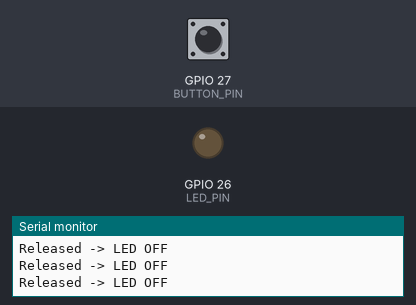
Recording of a sketch running on a simulated ESP32. On the bench: output pins drawn as LEDs (lit = HIGH), the last lines printed to the serial monitor. The test bench sets the inputs (shaded band); at power-on: GPIO 27 (BUTTON_PIN) HIGH.

Above: at 1.2 s.
1.3 s: GPIO 27 (BUTTON_PIN) pulled LOW for 0.15 s
At 1.4 s:
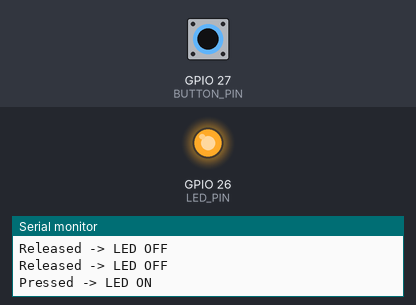
3.0 s: GPIO 27 (BUTTON_PIN) pulled LOW for 3.2 s
At 7.3 s:
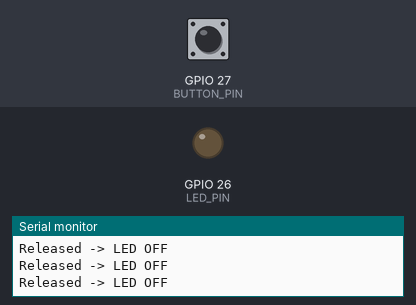
Timing chart, 0 to 8.8 s (numbered marks = the images above; inputs shaded):
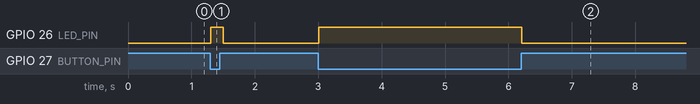

Measured:
- after the input at 1.3 s, GPIO 26 (LED_PIN): LOW → HIGH at once, → LOW 0.20 s later
- after the input at 3.0 s, GPIO 26 (LED_PIN): LOW → HIGH at once, → LOW 3.2 s later

The sketch:

Button_LED.ino
```cpp
// Button -> ESP32 -> LED
// Wiring: button between GPIO27 and GND; LED with 220 ohm resistor on GPIO26 (other end to GND)

const int BUTTON_PIN = 27;
const int LED_PIN = 26;

void setup()
{
  Serial.begin(115200);
  pinMode(BUTTON_PIN, INPUT_PULLUP);
  pinMode(LED_PIN, OUTPUT);
}

void loop()
{
  int buttonState = digitalRead(BUTTON_PIN);

  if (buttonState == LOW)              // Pressed
  {
    digitalWrite(LED_PIN, HIGH);       // LED ON
    Serial.println("Pressed -> LED ON");
  }
  else                                 // Released
  {
    digitalWrite(LED_PIN, LOW);        // LED OFF
    Serial.println("Released -> LED OFF");
  }

  delay(100);
}
```
